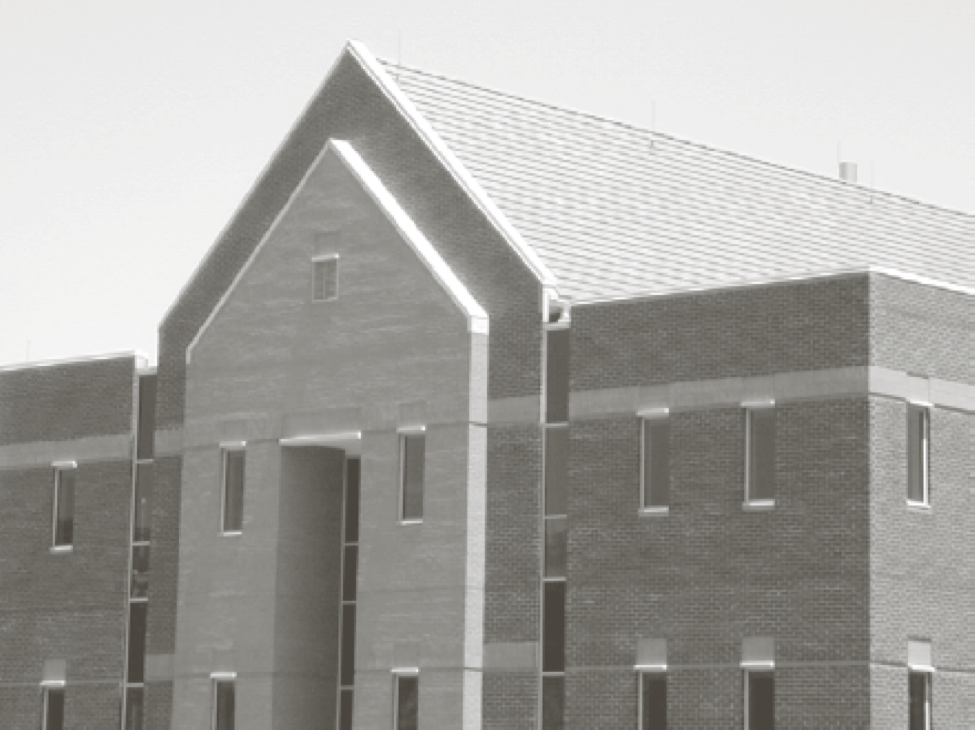
//> input picture segmentation/edge/building.png, 975 x 730 px
$ ./edge building.png   (built with g++ and OpenCV 4)
//> lines starting //> are read from the running program, lines starting //| are printed output that depends on the picture; after the words box and inside, x2 and y2 are one past the last pixel; in counts of white or black regions, pixels touching at a corner belong together
#include <opencv2/opencv.hpp>
#include <cstdlib>
#include <iostream>

using namespace std;
using namespace cv;

int main(int argc, char** argv){
    int dim;

	if( argc < 2){
        cout<<"usage: "<<argv[0]<<" image_name"<<endl;
        exit(0);
    }
    String imageName = argv[1];

	//Read image
    Mat image;
    image = imread(imageName, IMREAD_GRAYSCALE );
//> image: 730 rows x 975 cols, CV_8UC1; min 70, max 255, mean 165.4
    if( image.empty() ){
        cout <<  "Could not open or find the image" << endl ;
        return -1;
    }

    //Read filter dimension
    cout <<"Insert filter dimension: ";
    cin>>dim; //5
//> the answer given: 3

    //Gaussian filter
    Mat imgGaussian;
    GaussianBlur(image, imgGaussian, Size(dim, dim), 0,0);

    // With Sobel's filters I get the x and y components of the gradient vector.
    //Dx e Dy sono le componenti per ogni pixel del vettore gradiente.
    Mat Dx;
    Sobel(imgGaussian, Dx, CV_32FC1, 0,1);
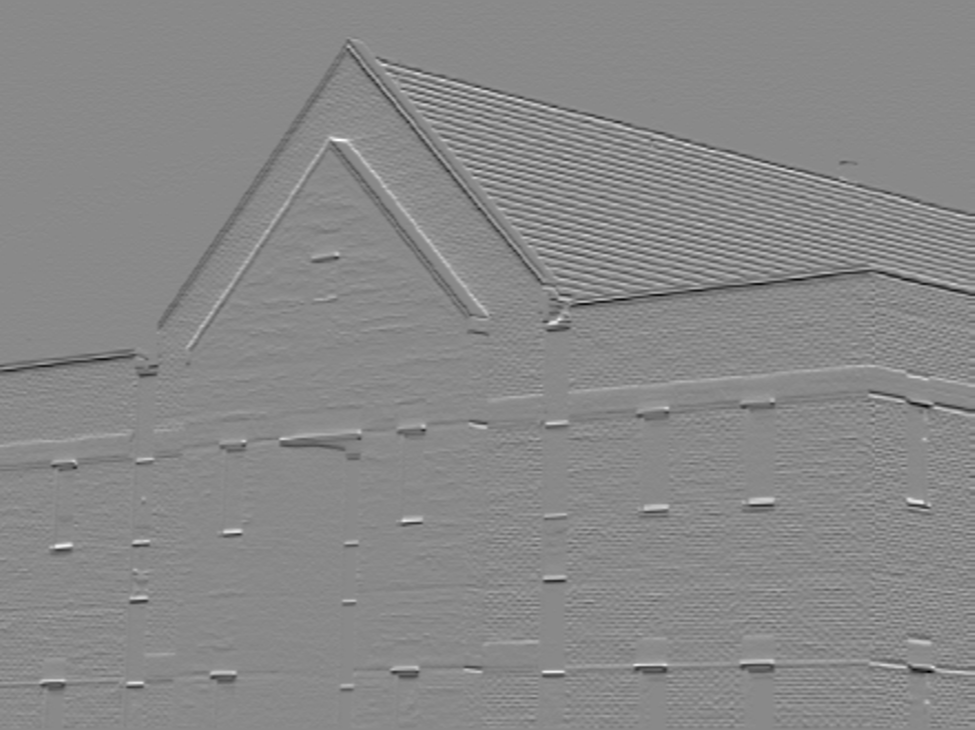
//> Dx: 730 rows x 975 cols, CV_32FC1; min -334, max 286, mean -1.3; drawn with min black and max white

    Mat Dy;
    Sobel(imgGaussian, Dy, CV_32FC1, 1, 0);
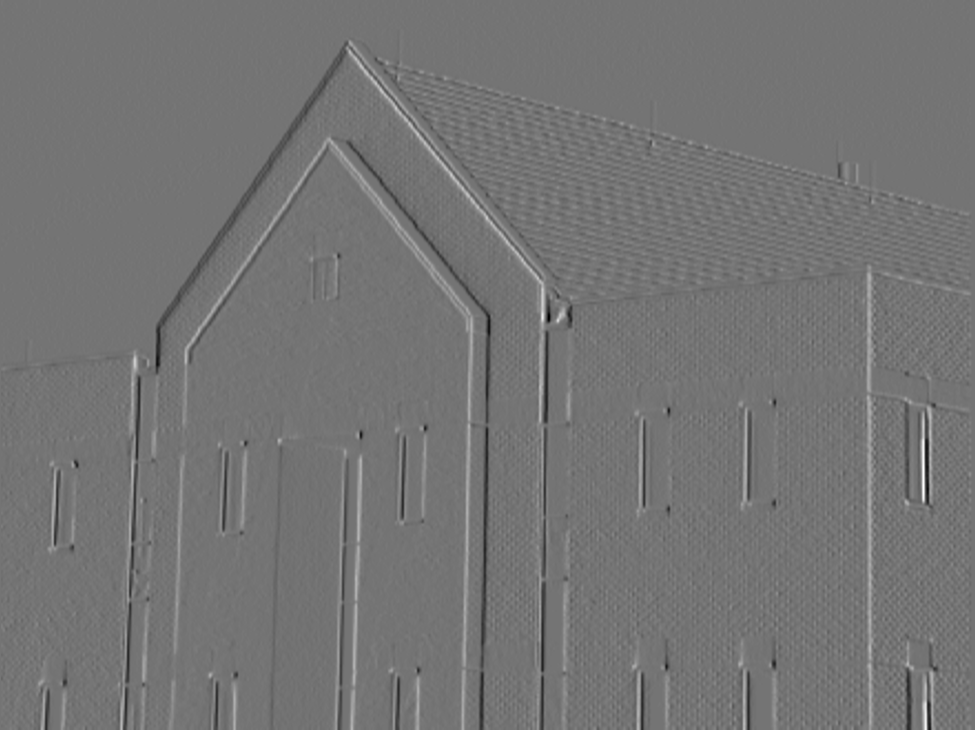
//> Dy: 730 rows x 975 cols, CV_32FC1; min -320, max 380, mean 0.2; drawn with min black and max white

    //Calculate magnitude
    Mat magnitude = abs(Dx)+abs(Dy);
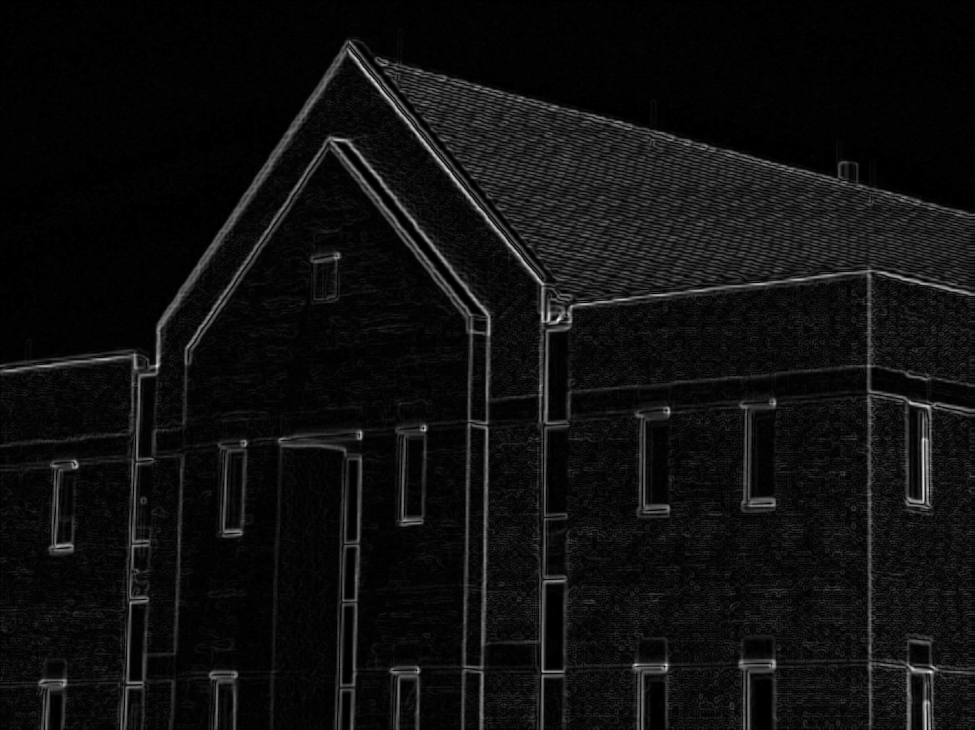
//> magnitude: 730 rows x 975 cols, CV_32FC1; min 0, max 448, mean 27.3; drawn with min black and max white
    normalize(magnitude, magnitude, 0, 255, NORM_MINMAX, CV_8U);
//> magnitude: 730 rows x 975 cols, CV_8UC1

    Mat orientations;

    /* Calculate the arctangent of the gradient vectors in each position.
    The directions of the gradient vector at each position are calculated, then the angle. */
    phase(Dx, Dy, orientations, true);
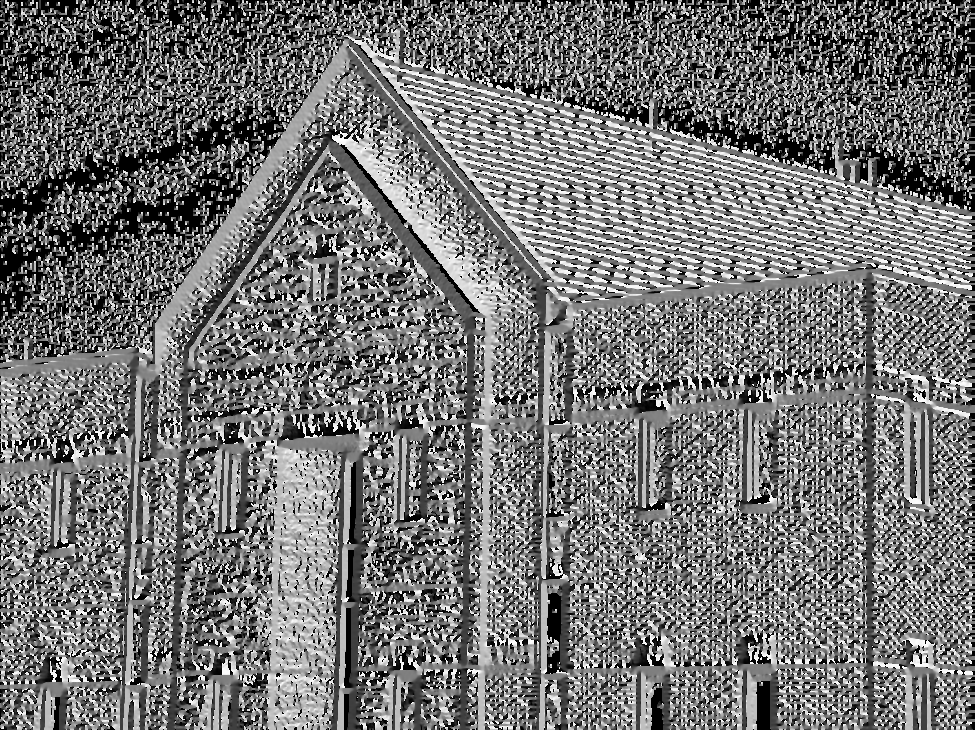
//> orientations: 730 rows x 975 cols, CV_32FC1; min 0, max 359.7, mean 164.6; drawn with min black and max white

    /*Phase, e quindi l'arcotangente, restituisce valori a -pigreco/2 e +pigreco/2,
    ma con la funzione "normalize" li riportiamo nell'intervallo 0-255. */
    normalize(orientations, orientations, 0, 255, NORM_MINMAX, CV_8U);
//> orientations: 730 rows x 975 cols, CV_8UC1

    imshow("Original image", image);
    imshow("Magnitudo", magnitude);
    imshow("Orientations", orientations);
    waitKey(0);
    destroyAllWindows();


    double th;
    cout<<"Insert threshold value: ";
    cin >> th; //75
//> the answer given: 2

    // Used to threshold the magnitude and get a cleaner image.
    Mat Th;
    threshold(magnitude, Th, th, 255, CV_THRESH_BINARY);
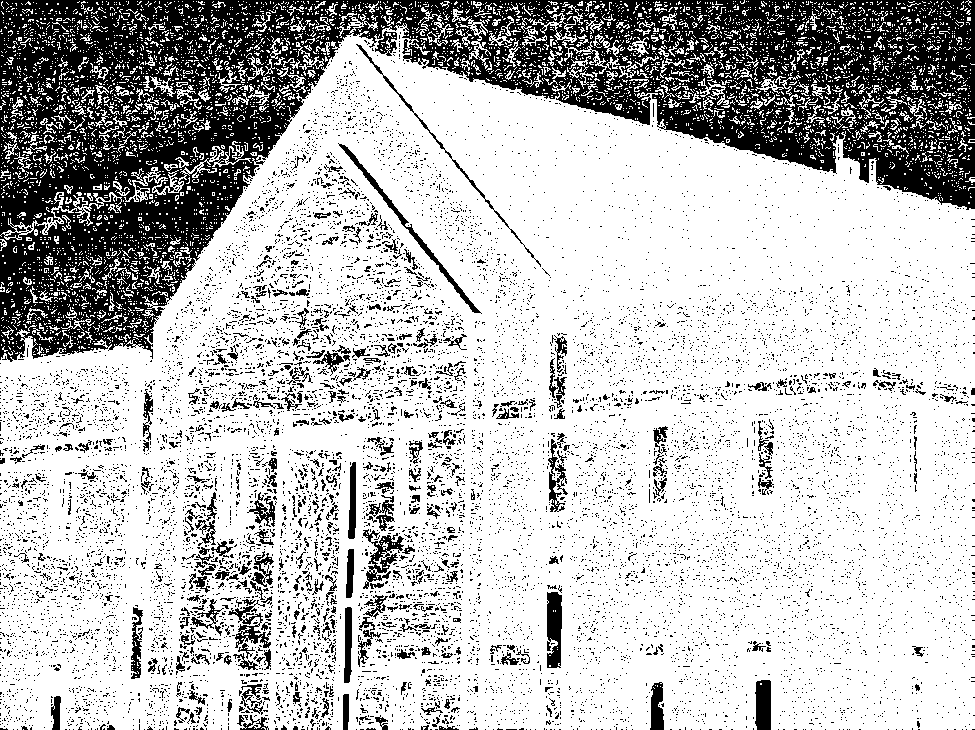
//> Th: 730 rows x 975 cols, CV_8UC1; 74.3% white; 11966 black regions (11582 under 20 px), largest, box (x1, y1, x2, y2) and area: (0, 0, 975, 362) 129000, (338, 143, 482, 314) 1066, (547, 592, 562, 668) 982

    imshow("Magnitudo threshold", Th);
    waitKey(0);
    destroyAllWindows();

    return 0;
}
